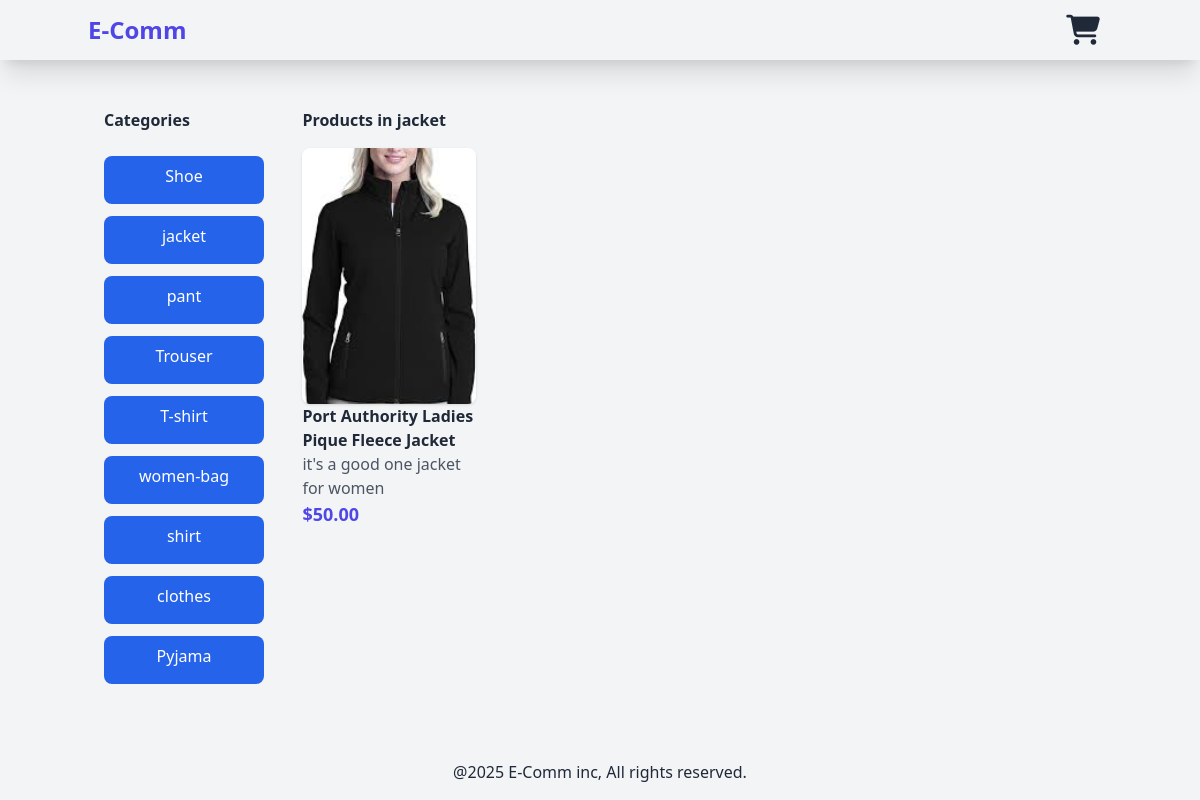
Screenshot of /jacket/ with the database file from the repository.
### products/models.py (models this page shows, shortened)
class Category(models.Model):
    name=models.CharField(max_length=255)
    slug=models.SlugField(unique=True)
    class Meta:
        verbose_name_plural="categories"

class Product(models.Model):
    category=models.ForeignKey(Category,related_name='products',on_delete=models.CASCADE)
    name=models.CharField(max_length=250)
    slug=models.SlugField(max_length=250)
    description=models.TextField(blank=True)
    price=models.DecimalField(max_digits=10,decimal_places=2)
    available=models.BooleanField(default=True)
    created_at=models.DateTimeField(auto_now_add=True)
    updated_at=models.DateTimeField(auto_now=True)
    image=models.ImageField(upload_to='products',blank=True,null=True)

### products/views.py (the view)
# urls.py: path('',views.product_list,name='product_list'),
def product_list(request,category_slug=None):
    category=None
    products=Product.objects.filter(available=True)
    categories=Category.objects.all()
    if category_slug:
        category=get_object_or_404(Category,slug=category_slug)
        products=products.filter(category=category)
    return render(request,'products/product/list.html',context={
        'category':category,
        'products':products,
        'categories':categories
    })

### products/templates/products/product/list.html (shortened to what this page needs)
{% extends 'base.html' %}
{% load static %}
{% block content %}
<div class="container mx-auto p-4 flex">
    <aside class="w-[20%] pr-4">
        <h2 class="font-bold mb-6">Categories</h2>
        <ul>
            {% for category in categories %}
            <li>
  <a
    href="{% url 'products:product_list_by_category' category.slug %}"
    class="inline-block bg-blue-600 text-white text-center mb-3 w-40 h-12 px-4 py-2 rounded-lg hover:bg-blue-700 transition duration-300"
  >
    {{ category.name }}
  </a>
</li>
            {% endfor %}
        </ul>
    </aside>
    <main class="w-3/4">
        {% if category %}
        <h2 class="font-bold mb-4">Products in {{ category.name }}</h2>
        {% else %}
        <h2 class="font-bold mb-4">All Products</h2>
        {% endif %}
        <div class="grid grid-cols-1 sm:grid-cols-2 md:grid-cols-3 lg:grid-cols-4 gap-4">
            {% for product in products %}
            <a href=" {% url 'products:product_detail' product.id product.slug %} ">
            <div>
                {% if product.image %}
                <img class="w-64 h-64 object-cover rounded-lg shadow" src="{{ product.image.url }}" alt="{{ product.name }}">
                {% else %}
                <p>the image is not available</p>
                {% endif %}
                <h3 class="font-bold">{{ product.name }}</h3>
                <p class="text-gray-600">{{product.description|truncatechars:50 }}</p>
                <p class="text-lg  text-indigo-600 font-semibold">${{ product.price }}</p>
            </div>
</a>
            {% endfor %}
        </div>
    </main>
</div>
{% endblock %}

### rows the page displays
Category: name "Shoe"
Category: name "jacket"
Category: name "pant"
Category: name "Trouser"
Category: name "T-shirt"
Category: name "women-bag"
Category: name "shirt"
Category: name "clothes"
Category: name "Pyjama"
Product: image (picture), name "Port Authority Ladies Pique Fleece Jacket", description "it's a good one jacket for women", price "50.00"
